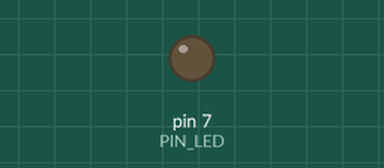
Bench run of a sketch on a simulated Arduino Uno, built with avr-gcc and run on an emulated ATmega328P. Parts: output pins drawn as LEDs (lit = HIGH).

Above: at 0.5 s.
At 5.5 s:
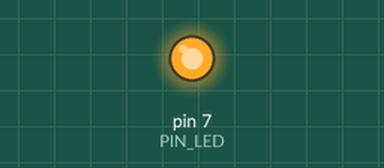
Timing chart, 0 to 6.9 s (numbered marks = the images above):
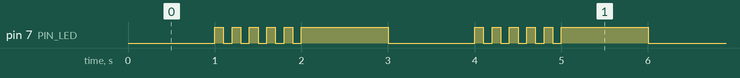

The sketch:

05_practice_2.ino
```cpp
#define PIN_LED 7

void setup() {
  pinMode(PIN_LED, OUTPUT);
}

void loop() {
  while(1){
    digitalWrite(PIN_LED, 0);
    delay(1000);
    for(int i = 0; i < 5 ; i+=1){
      digitalWrite(PIN_LED, 1);
      delay(100);
      digitalWrite(PIN_LED, 0);
      delay(100);
    }
    digitalWrite(PIN_LED, 1);
    delay(1000);
  }
}
```

Measured:
- by itself, pin 7 (PIN_LED): repeats every 3.0 s: 4 × (LOW 0.10 s, HIGH 0.10 s), LOW 0.10 s, HIGH 1.0 s, LOW 1.0 s, HIGH 0.10 s
- by itself, everything shown: repeats every 3.0 s, in 12 steps
